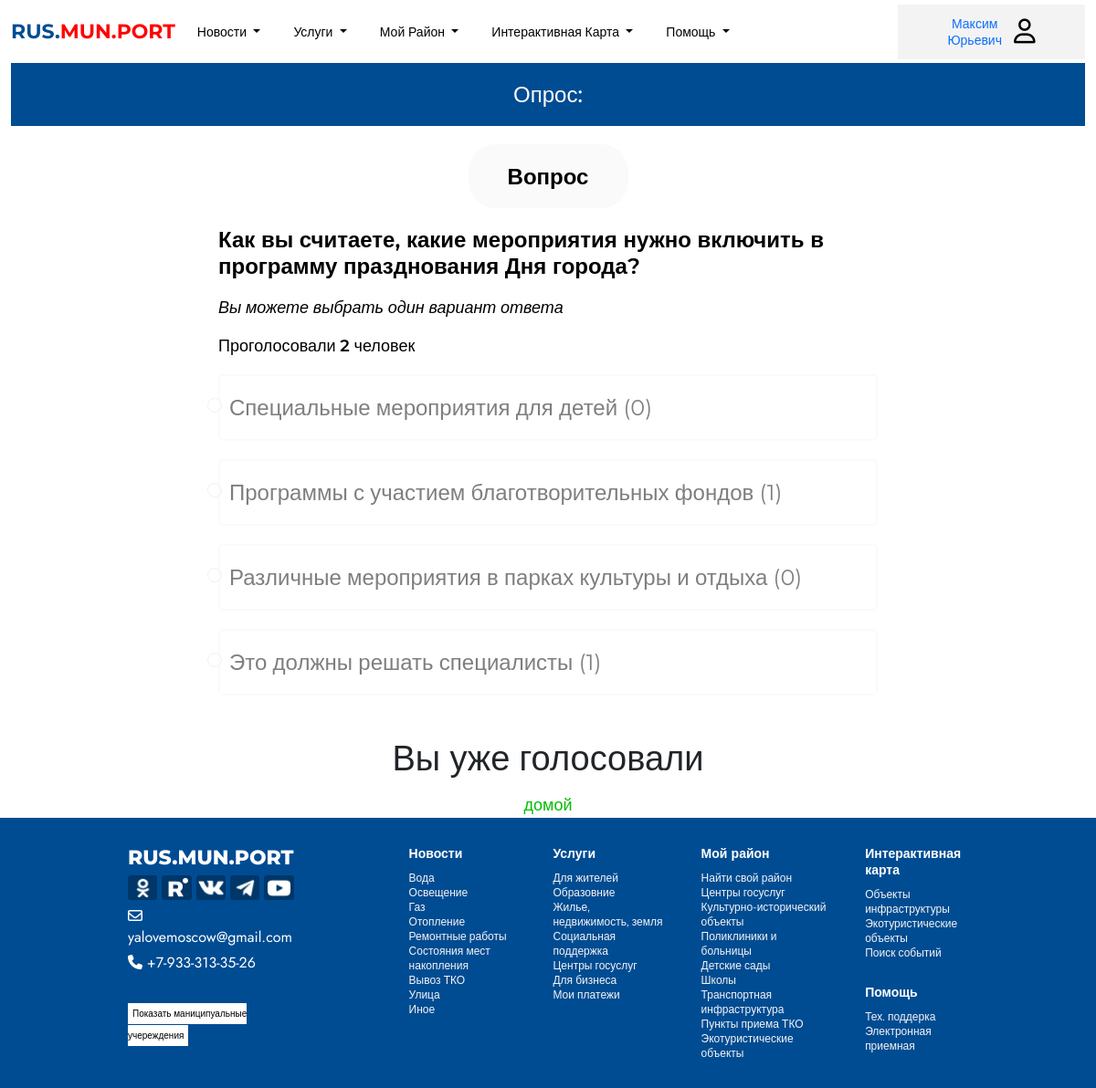
Page /citizen/poll/1/ (signed in) on the earlier database version.
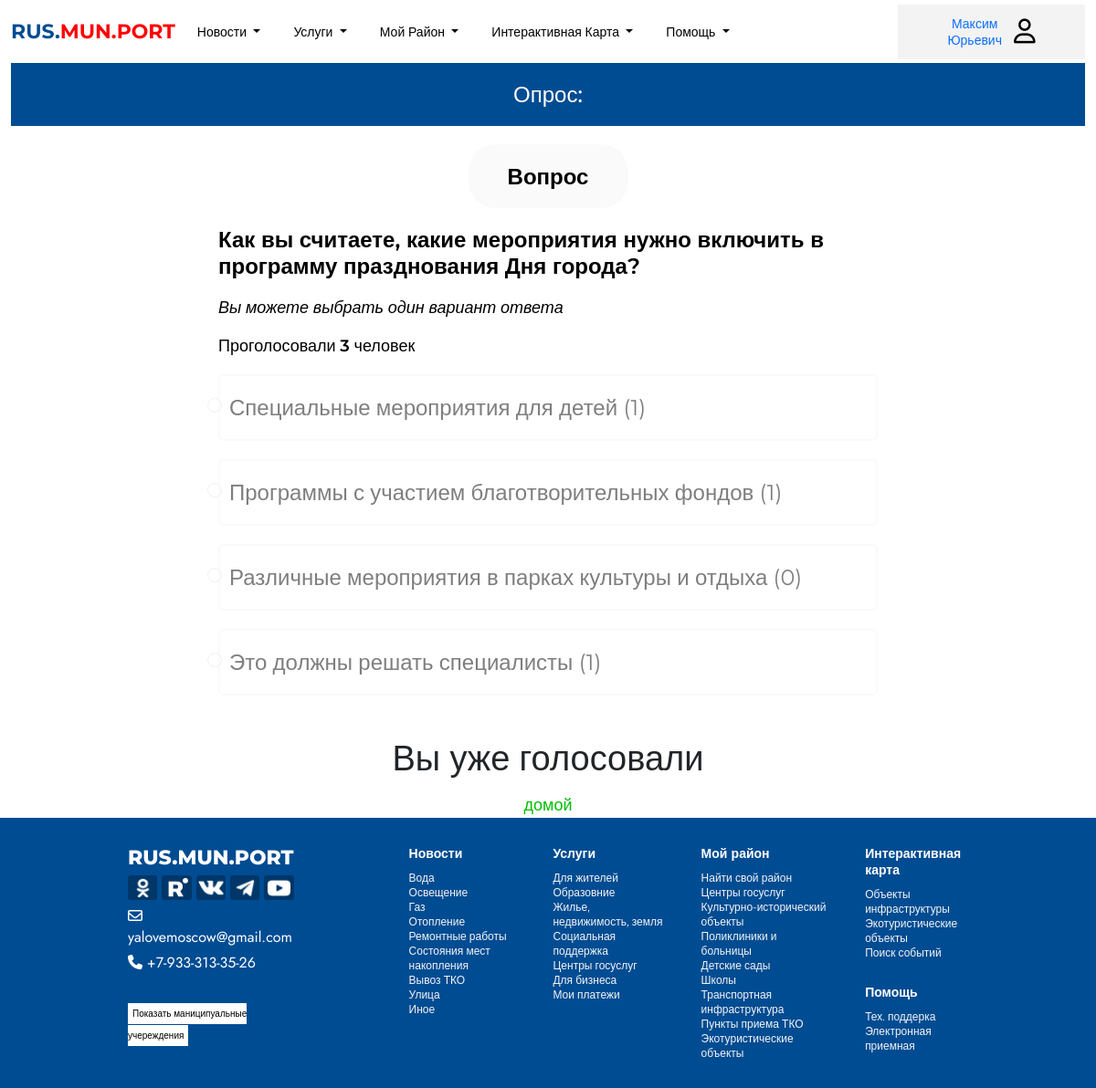
Same page on the later database version.
### municipal/models.py (models this page shows, shortened)
class Poll_Option(models.Model):
	title = models.CharField(max_length=150)
	poll = models.ForeignKey(Poll,related_name="poll_option",on_delete=models.CASCADE)
	count = models.PositiveIntegerField(default=0)

### citizen/views.py (the view, shortened to what this page needs)
# urls.py: path('poll/<int:id>/',poll_detail,name="poll_detail"),
@login_required
def poll_detail(request,id):
	poll =Poll.objects.get(id=id)
	options = Poll_Option.objects.filter(poll=poll)
	votes =Vote.objects.filter(poll=poll).count()
	try:
		voted = Vote.objects.get(poll=poll,user=request.user)
		voted=True
		return render(request,'poll_detail.html',{"options":options,"poll":poll,"votes":votes,"voted":voted})
	except:
		voted=False
		return render(request,'poll_detail.html',{"options":options,"poll":poll,"votes":votes,"voted":voted})

### citizen/templates/poll_detail.html (shortened to what this page needs)
{%extends 'main/base.html' %}
{%block content%}
<div class="container">
	<div class="common_news_title">
		Опрос: {{poll.detail}}
	</div>
	<div class="poll-q-link">Вопрос</div>
	{%if voted == True %}
	<form action="" method="post" class="poll_form">
		<div class="poll_q_title">{{poll.title}}</div>
		<div class="poll_rule_p">Вы можете выбрать один вариант  ответа</div>
		<div class="poll_vote_info">Проголосовали <span>{{votes}}</span> человек</div>
				{%for option in options%}
				<div class="form-check form-check-inline poll_choice">
					<input class="form-check-input" type="radio" name="inlineRadioOptions" id="inlineRadio1" value="{{option.title}}" disabled>
					<label class="form-check-label poll_option" for="inlineRadio1">{{option.title}} ({{option.count}})</label>
				  </div>
				  <br>
			{%endfor%}
			<div class="voted_title">Вы уже голосовали</div>
			<a class="home-link" href="{%url 'home' %}">домой</a>
	</form>
	{%endif%}
</div>
{%endblock%}

Differences in the rows shown:
changed Poll_Option "Специальные мероприятия для детей": count "0" → "1"
Other differences:
{{ votes }}: "2" → "3"
